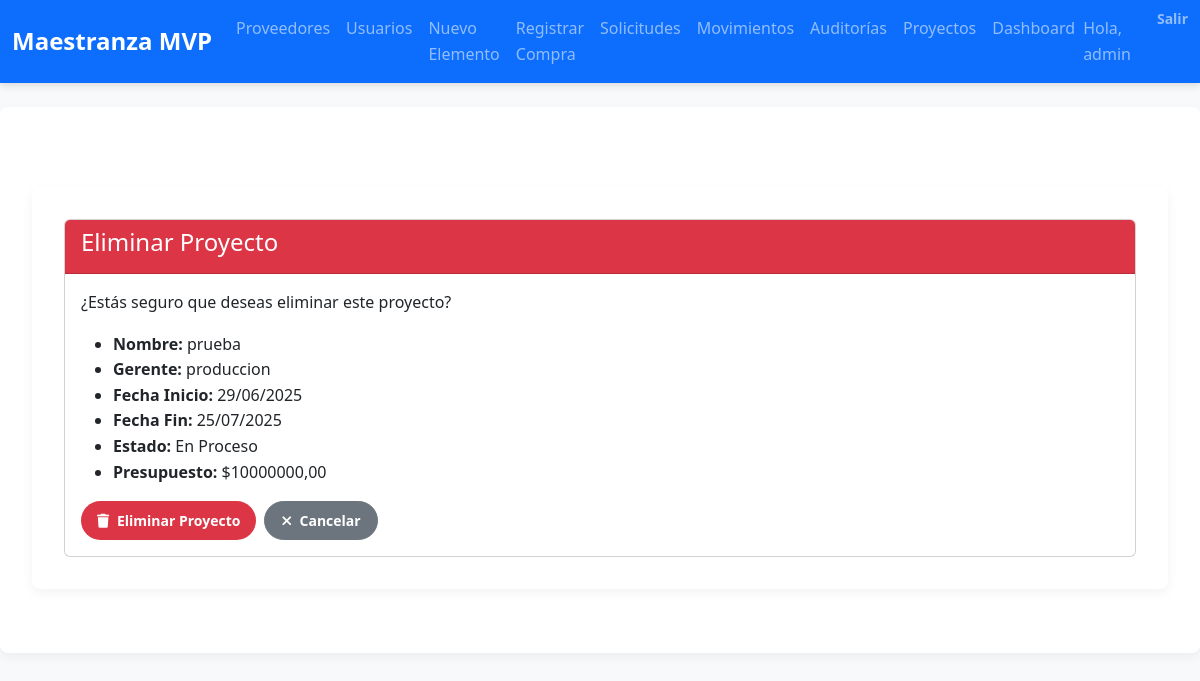
Screenshot of /proyectos/eliminar/3/ (signed in) with the database file from the repository.
### inventario/models.py (models this page shows, shortened)
class Proyecto(models.Model):
    ESTADO_CHOICES = [
        ('planificacion', 'Planificación'),
        ('en_proceso', 'En Proceso'),
        ('completado', 'Completado'),
        ('cancelado', 'Cancelado'),
    ]
    nombre = models.CharField(max_length=100)
    descripcion = models.TextField(blank=True)
    gerente = models.ForeignKey(User, on_delete=models.CASCADE)
    fecha_inicio = models.DateField()
    fecha_fin_estimada = models.DateField()
    estado = models.CharField(max_length=20, choices=ESTADO_CHOICES, default='planificacion')
    presupuesto = models.DecimalField(max_digits=12, decimal_places=2, null=True, blank=True)

### inventario/decorators.py (the view)
        def wrapper(request, *args, **kwargs):
            user = request.user
            if user.is_authenticated and (
                user.is_superuser or
                user.groups.filter(name=role_name).exists()
            ):
                return view_func(request, *args, **kwargs)
            messages.error(request,
                "🚫 No tienes permiso para acceder a esta funcionalidad."
            )
            return redirect('inventario:index')

### inventario/context_processors.py (called while the page is built)
def role_flags(request):
    user = request.user
    return {
        'is_admin':    user.is_authenticated and user.is_superuser,
        'is_gestor':   user.is_authenticated and user.groups.filter(name='Gestor de Inventario').exists(),
        'is_comprador':user.is_authenticated and user.groups.filter(name='Comprador').exists(),
        'is_logistica':user.is_authenticated and user.groups.filter(name='Logística').exists(),
        'is_auditor':  user.is_authenticated and user.groups.filter(name='Auditor').exists(),
        'is_produccion':user.is_authenticated and user.groups.filter(name='Jefe de Producción').exists(),
        'is_gerente_proyecto':user.is_authenticated and user.groups.filter(name='Gerente de Proyectos').exists(),
        'is_usuario_final':user.is_authenticated and user.groups.filter(name='Usuario Final').exists(),
    }

### inventario/views.py (called while the page is built)
@login_required
@role_required('Jefe de Producción')
def proyecto_eliminar(request, pk):
    proyecto = get_object_or_404(Proyecto, pk=pk)
    if request.method == 'POST':
        nombre = proyecto.nombre
        proyecto.delete()
        messages.success(request, f'Proyecto "{nombre}" eliminado correctamente.')
        return redirect('inventario:proyecto_list')
    return render(request, 'inventario/proyecto_eliminar.html', {'proyecto': proyecto})

### inventario/templates/inventario/proyecto_eliminar.html (shortened to what this page needs)
{% extends 'inventario/base.html' %}
{% block content %}
<div class="container mt-5">
  <div class="card">
    <div class="card-header bg-danger text-white">
      <h4>Eliminar Proyecto</h4>
    </div>
    <div class="card-body">
      <p>¿Estás seguro que deseas eliminar este proyecto?</p>
      <ul>
        <li><strong>Nombre:</strong> {{ proyecto.nombre }}</li>
        <li><strong>Gerente:</strong> {{ proyecto.gerente.username }}</li>
        <li><strong>Fecha Inicio:</strong> {{ proyecto.fecha_inicio|date:"d/m/Y" }}</li>
        <li><strong>Fecha Fin:</strong> {{ proyecto.fecha_fin_estimada|date:"d/m/Y" }}</li>
        <li><strong>Estado:</strong> {{ proyecto.get_estado_display }}</li>
        <li><strong>Presupuesto:</strong> {% if proyecto.presupuesto %}${{ proyecto.presupuesto }}{% else %}-{% endif %}</li>
      </ul>
      <form method="post">
        <div class="d-flex gap-2">
          <button type="submit" class="btn btn-danger">
            <i class="fas fa-trash me-1"></i>
            Eliminar Proyecto
          </button>
          <a href="{% url 'inventario:proyecto_list' %}" class="btn btn-secondary">
            <i class="fas fa-times me-1"></i>
            Cancelar
          </a>
        </div>
      </form>
    </div>
  </div>
</div>
{% endblock %}

### inventario/templates/inventario/base.html (shortened to what this page needs)
{% load static %}
<!DOCTYPE html>
<html lang="es">
<head>
  <link
    href="https://cdn.jsdelivr.net/npm/bootstrap@5.3.2/dist/css/bootstrap.min.css"
    rel="stylesheet"
>
  <link
    href="https://cdnjs.cloudflare.com/ajax/libs/font-awesome/6.4.0/css/all.min.css"
    rel="stylesheet"
>
  <link rel="stylesheet" href="{% static 'inventario/css/styles.css' %}">
</head>
<body>
  <nav class="navbar navbar-expand-lg navbar-dark bg-primary">
    <div class="container-fluid">
      <a class="navbar-brand" href="{% url 'inventario:index' %}">Maestranza MVP</a>
      <div class="collapse navbar-collapse" id="navbarNav">
        <ul class="navbar-nav me-auto">
          {% if user.is_authenticated %}
            {% if is_admin %}
              <li class="nav-item"><a class="nav-link" href="{% url 'inventario:proveedor_list' %}">Proveedores</a></li>
              <li class="nav-item"><a class="nav-link" href="{% url 'inventario:usuario_list' %}">Usuarios</a></li>
              <li class="nav-item"><a class="nav-link" href="{% url 'inventario:elemento_create' %}">Nuevo Elemento</a></li>
              <li class="nav-item"><a class="nav-link" href="{% url 'inventario:recepcion_create' %}">Registrar Compra</a></li>
              <li class="nav-item"><a class="nav-link" href="{% url 'inventario:solicitud_list' %}">Solicitudes</a></li>
              <li class="nav-item"><a class="nav-link" href="{% url 'inventario:movimiento_list' %}">Movimientos</a></li>
              <li class="nav-item"><a class="nav-link" href="{% url 'inventario:auditoria_list' %}">Auditorías</a></li>
              <li class="nav-item"><a class="nav-link" href="{% url 'inventario:proyecto_list' %}">Proyectos</a></li>
              <li class="nav-item"><a class="nav-link" href="{% url 'inventario:dashboard_proyectos' %}">Dashboard</a></li>
            {% endif %}
          {% endif %}
        </ul>
        <ul class="navbar-nav">
          {% if user.is_authenticated %}
            <li class="nav-item navbar-text me-3">Hola, {{ user.username }}</li>
            <li class="nav-item">
              <form method="post" action="{% url 'logout' %}" class="d-inline">
                <button class="nav-link btn btn-link p-0">Salir</button>
              </form>
            </li>
          {% endif %}
        </ul>
      </div>
    </div>
  </nav>
  <div class="container mt-4">
    {% block content %}{% endblock %}
  </div>
</body>
</html>

### inventario/static/inventario/css/styles.css (style rules this page uses)
:root { --brand-primary: #0056b3; --brand-secondary: #6c757d; --brand-success: #28a745; --brand-warning: #ffc107; --brand-danger: #dc3545; --brand-info: #17a2b8; --light-bg: #f8f9fa; --dark-bg: #343a40; --text-base: #212529; --text-muted: #6c757d; --table-border: #dee2e6; --stripe-bg: rgba(0, 0, 0, 0.03); }
* { margin: 0; padding: 0; box-sizing: border-box; }
body { font-family: 'Segoe UI', Tahoma, Geneva, Verdana, sans-serif; background-color: var(--light-bg); color: var(--text-base); line-height: 1.6; }
.navbar { box-shadow: 0 2px 8px rgba(0, 0, 0, 0.15); }
.navbar-brand { font-weight: 700; font-size: 1.5rem; }
.nav-link { font-weight: 500; }
.container { max-width: 1200px; margin: 2rem auto; background: #fff; padding: 2rem; border-radius: 0.5rem; box-shadow: 0 4px 12px rgba(0, 0, 0, 0.05); }
.btn { border-radius: 2rem; padding: 0.5rem 1rem; font-size: 0.875rem; font-weight: 600; transition: filter 0.2s ease; }
.btn-danger { background-color: var(--brand-danger); border: none; }

### rows the page displays
Proyecto: nombre "prueba", gerente.username "produccion", fecha_inicio "29/06/2025", fecha_fin_estimada "25/07/2025", estado "En Proceso", presupuesto "10000000,00"

### other values shown
{{ user.username }} "admin"
